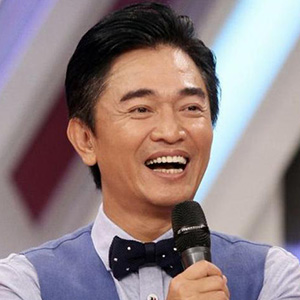
#> input picture python-notebooks/OpenCV/OpenCV_datasets/Jacky_Wu.jpg, 300 x 300 px, given in place of the camera
$ python 'Webcam背景變黑.py'
#> lines starting #> are read from the running program, lines starting #| are printed output that depends on the picture; after the words box and inside, x2 and y2 are one past the last pixel; in counts of white or black regions, pixels touching at a corner belong together
import cv2
import numpy as np


cap = cv2.VideoCapture(0)

if not cap.isOpened():
    print("無法開啟 Webcam")
    raise SystemExit


print("Webcam 背景去除")
print("按 q 離開程式")

while True:
    ret, frame = cap.read()
#> frame is the input picture: shape (300, 300, 3); mean B, G, R 130.1, 128.1, 145

    if not ret:
        print("無法讀取畫面")
        break

    # 左右翻轉，比較像照鏡子
    frame = cv2.flip(frame, 1)
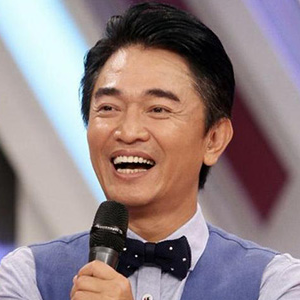
#> frame: shape (300, 300, 3); mean B, G, R 130.1, 128.1, 145

    # 轉 HSV
    hsv = cv2.cvtColor(frame, cv2.COLOR_BGR2HSV)
#> hsv: shape (300, 300, 3); mean H, S, V 78, 68.6, 155.2

    # 假設背景偏白或偏亮
    lower_white = np.array([0, 0, 160])
    upper_white = np.array([180, 80, 255])

    # 找出背景
    background_mask = cv2.inRange(
        hsv,
        lower_white,
        upper_white
    )
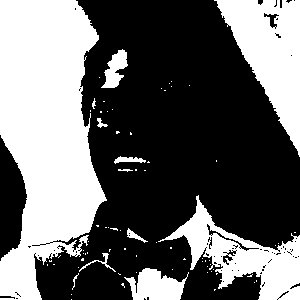
#> background_mask: shape (300, 300); 40.4% white; 75 white regions (63 under 20 px), largest, box (x1, y1, x2, y2) and area: (0, 0, 107, 300) 22056, (214, 0, 300, 157) 6565, (158, 195, 300, 300) 5243

    # 反相，取得前景
    foreground_mask = cv2.bitwise_not(background_mask)

    # 去除雜訊
    kernel = np.ones((5, 5), np.uint8)

    foreground_mask = cv2.morphologyEx(
        foreground_mask,
        cv2.MORPH_OPEN,
        kernel
    )
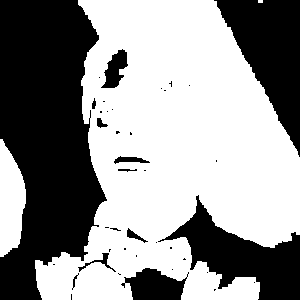
#> foreground_mask: shape (300, 300); 58% white; 40 black regions (28 under 20 px), largest, box (x1, y1, x2, y2) and area: (0, 0, 107, 300) 22539, (214, 0, 300, 157) 6734, (158, 195, 300, 300) 5916

    foreground_mask = cv2.morphologyEx(
        foreground_mask,
        cv2.MORPH_CLOSE,
        kernel
    )
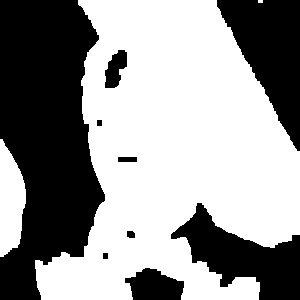
#> foreground_mask: shape (300, 300); 58.8% white; 9 black regions, largest, box (x1, y1, x2, y2) and area: (0, 0, 105, 300) 22481, (217, 0, 300, 151) 6721, (171, 203, 300, 300) 5805

    # 建立黑色背景
    black_background = np.zeros_like(frame)

    # 合成結果
    result = np.where(
        foreground_mask[:, :, None] == 255,
        frame,
        black_background
    )
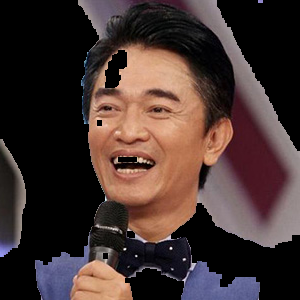
#> result: shape (300, 300, 3); mean B, G, R 48.5, 51.5, 68.8

    cv2.imshow("Original", frame)
    cv2.imshow("Mask", foreground_mask)
    cv2.imshow("Background Removed", result)

    if cv2.waitKey(1) & 0xFF == ord("q"):
#> (key q is pressed here)
        break


cap.release()
cv2.destroyAllWindows()

$ run again, on python-notebooks/OpenCV/OpenCV_datasets/燒肉飯.jpg
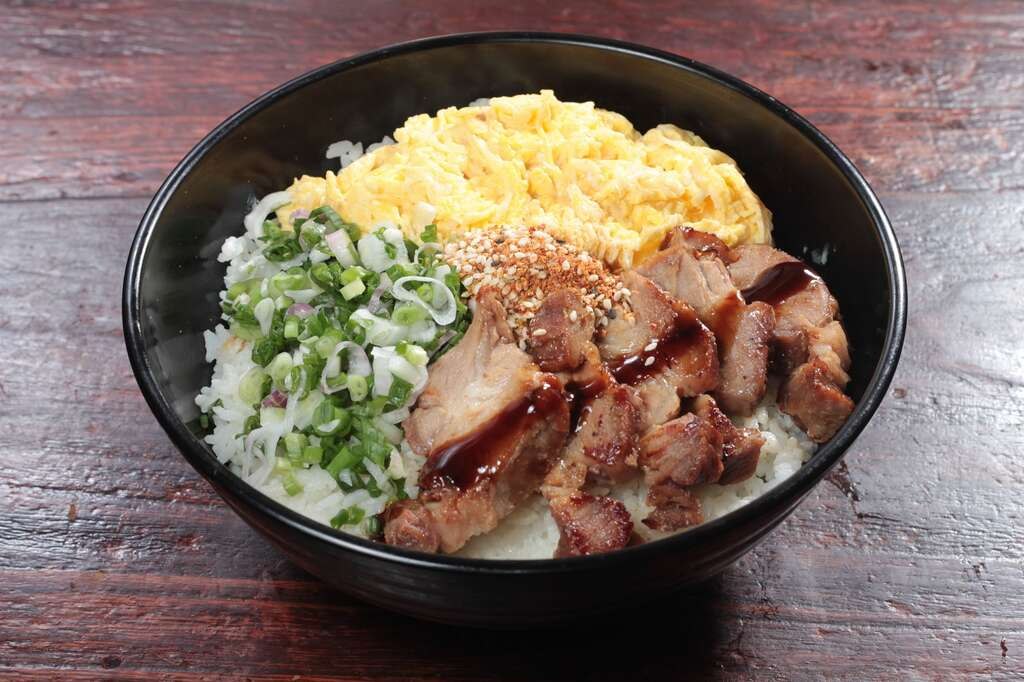
#> input picture python-notebooks/OpenCV/OpenCV_datasets/燒肉飯.jpg, 1024 x 682 px, given in place of the camera
#> frame is the input picture: shape (682, 1024, 3); mean B, G, R 99.2, 109.4, 127.6
#> hsv: shape (682, 1024, 3); mean H, S, V 80, 70.3, 129.9
#> `background_mask = cv2.inRange( hsv, lower_white, upper_white )`:
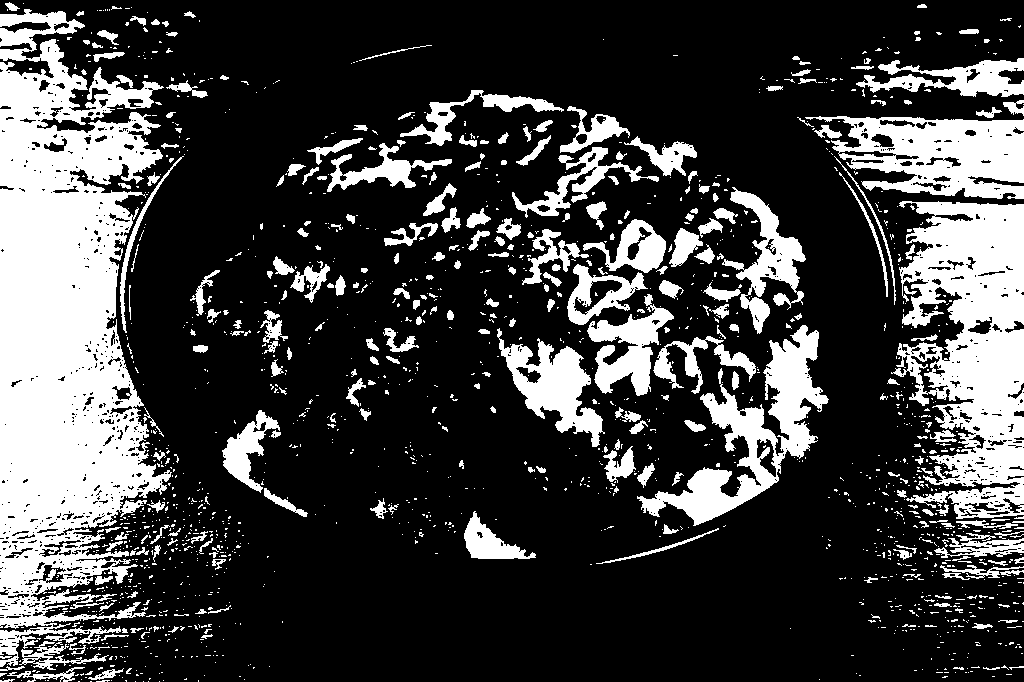
#> background_mask: shape (682, 1024); 25.4% white; 1607 white regions (1322 under 20 px), largest, box (x1, y1, x2, y2) and area: (0, 9, 172, 667) 67025, (891, 201, 1024, 519) 26005, (805, 116, 1024, 199) 10802
#> `result = np.where( foreground_mask[:, :, None] == 255, frame, black_ba..`:
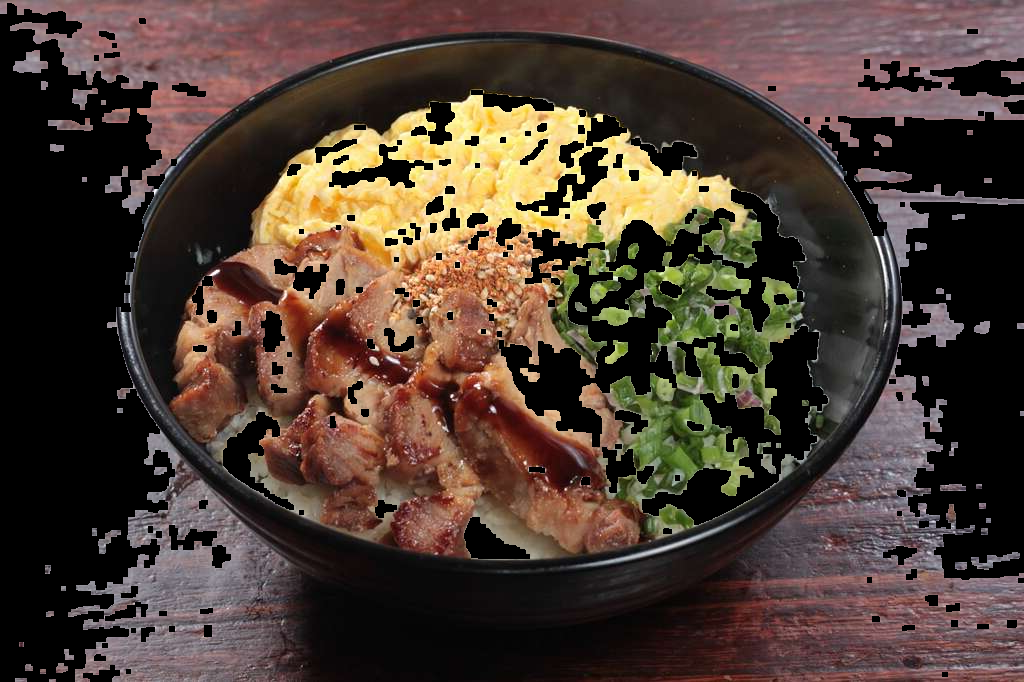
#> result: shape (682, 1024, 3); mean B, G, R 51.4, 61.1, 77
